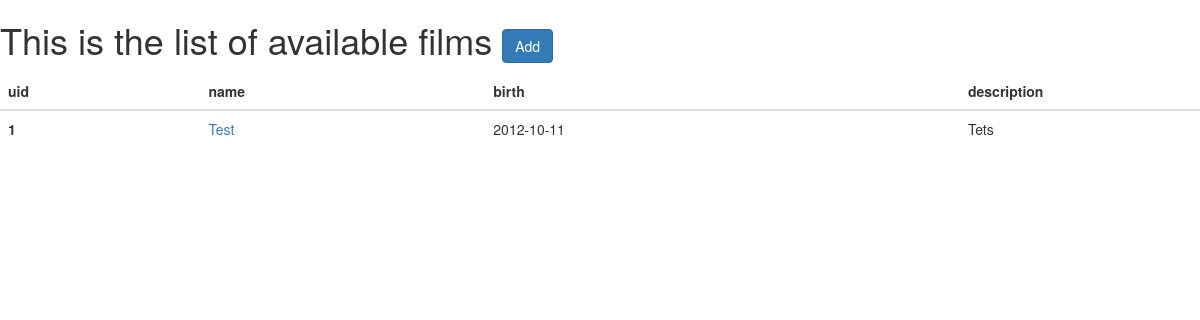
Before: /films/ with the older database file.
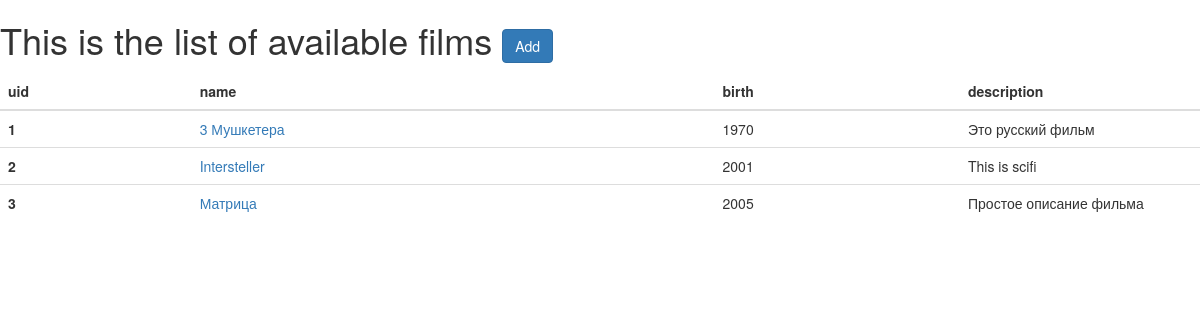
After: the same page with the newer database file.
### models.py (models this page shows, shortened)
class Film(db.Model):
    __tablename__ = "Film"
    uid = db.Column(db.Integer, primary_key=True, autoincrement=True)
    name = db.Column(db.String(50))
    birth = db.Column(db.Integer)
    description = db.Column(db.String(150))
    people = db.relationship("Person_Film_Role", back_populates="film")
    countries = db.relationship("Film_Country", back_populates="film")
    def columns(self):
        return [prop.key for prop in class_mapper(self.__class__).iterate_properties
                if isinstance(prop, ColumnProperty)]

### views.py (the view)
@app.route('/films/', methods=["GET"])
def films():
    films = Film.query.order_by("uid").all()
    return render_template("films.html", films=films, obj=Film())

### templates/films.html (shortened to what this page needs)
{% extends "bootstrap/base.html" %}
{% block styles %}
{{super()}}
{% endblock %}
{% block content %}
<h1>This is the list of available films
<a href="/film/add/">
    <button type="button" class="btn btn-primary">Add</button>
</a></h1>
<table class="table table-hover">
  <thead class="thead-dark">
    <tr>
            {% for field in obj.columns() %}
            <th scope="col"> {{ field }} </th>
            {% endfor %}
    </tr>
  </thead>
  <tbody>
  {% for film in films %}
    <tr>
        <th scope="row" >{{ film.uid }} </th>
        <td><a href="/films/{{ film.uid }}/"> {{ film.name }} </a> </td>
        <td>{{ film.birth }}</td>
        <td width="240px"><div class="scrollable">{{ film.description }}</div></td>
    </tr>
{% endfor %}
  </tbody>
</table>
{% endblock %}

### templates/films.html (style rules this page uses)
div.scrollable { width: 100%; height: 100%; margin: 0; padding: 0; overflow: scroll; }

Changed rows visible on the page:
changed Film id 1: name "Test" → "3 Мушкетера"; birth "2012-10-11" → "1970"; description "Tets" → "Это русский фильм"
added Film: uid "2", name "Intersteller", birth "2001", description "This is scifi"
added Film: uid "3", name "Матрица", birth "2005", description "Простое описание фильма"
